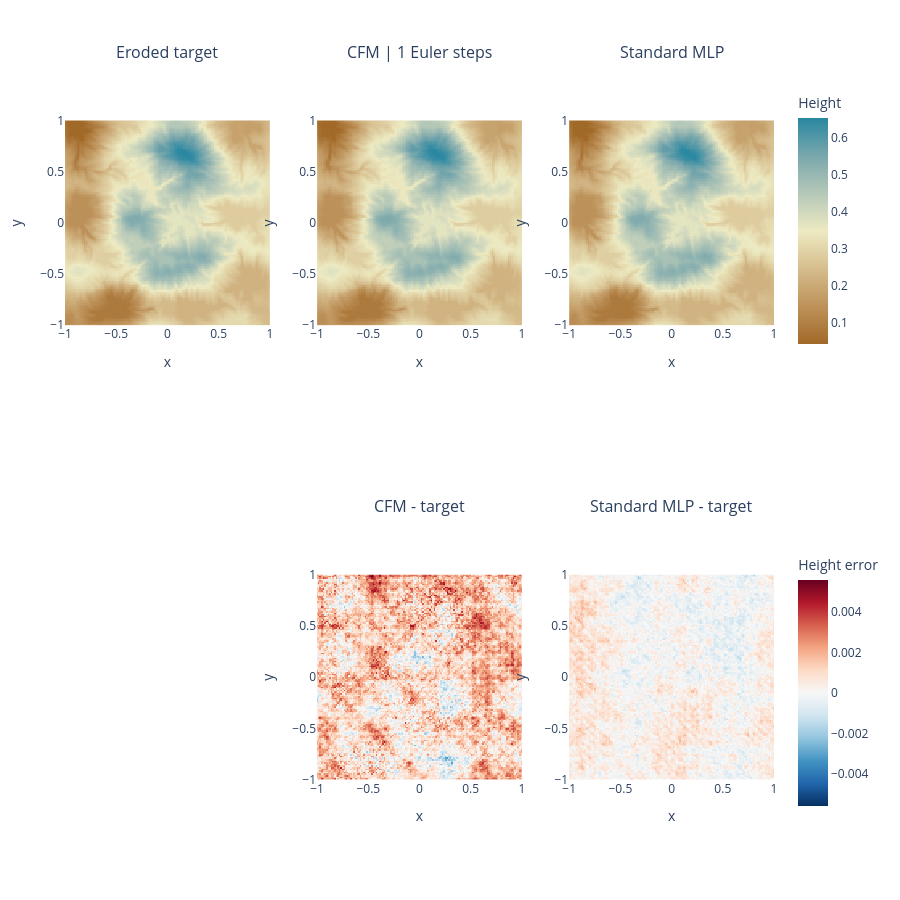

The notebook cell this image was saved under:
### Code cell
cfm_prediction = mountain_experiment.predict_full_grid()
standard_prediction = standard_experiment.predict_full_grid()
target = comparison_terrain.eroded_height
comparison_metrics = []
for method, experiment, prediction, inference_steps in (
    (
        "CFM",
        mountain_experiment,
        cfm_prediction,
        mountain_experiment.flow_config.eval_sampling_steps,
    ),
    ("Standard MLP", standard_experiment, standard_prediction, 0),
):
    error = prediction - target
    comparison_metrics.append(
        {
            "method": method,
            "hidden_size": experiment.config.hidden_size,
            "parameters": sum(
                parameter.numel() for parameter in experiment.model.parameters()
            ),
            "training_steps": experiment.progress.step,
            "eval_sampling_steps": inference_steps,
            "grid_mse": float(np.mean(error**2)),
            "grid_mae": float(np.mean(np.abs(error))),
        }
    )
table = [
    "| Method | Hidden neurons | Parameters | Training steps | Inference | Grid MSE | Grid MAE |",
    "|:--|--:|--:|--:|:--|--:|--:|",
]
for row in comparison_metrics:
    inference = (
        f"{row['eval_sampling_steps']} Euler steps"
        if row["method"] == "CFM"
        else "Direct"
    )
    table.append(
        f"| {row['method']} | {row['hidden_size']} | {row['parameters']:,} | {row['training_steps']:,} | "
        f"{inference} | {row['grid_mse']:.8g} | {row['grid_mae']:.8g} |"
    )
display(Markdown("### Full-grid comparison\n\n" + "\n".join(table)))
figure = mountain_models.comparison_heatmaps(
    comparison_terrain,
    cfm_prediction,
    standard_prediction,
    mountain_experiment.flow_config.eval_sampling_steps,
)
figure.show(config={"responsive": True, "displayModeBar": False})
output_dir.mkdir(parents=True, exist_ok=True)
np.savez_compressed(
    output_dir / "fourier_mountain_comparison.npz",
    x=comparison_terrain.x,
    y=comparison_terrain.y,
    target=target,
    cfm_prediction=cfm_prediction,
    standard_prediction=standard_prediction,
    cfm_error=cfm_prediction - target,
    standard_error=standard_prediction - target,
)
(output_dir / "fourier_mountain_comparison_metrics.json").write_text(
    json.dumps(
        {"fit_config": asdict(standard_config), "metrics": comparison_metrics}, indent=2
    )
    + "\n",
    encoding="utf-8",
)
